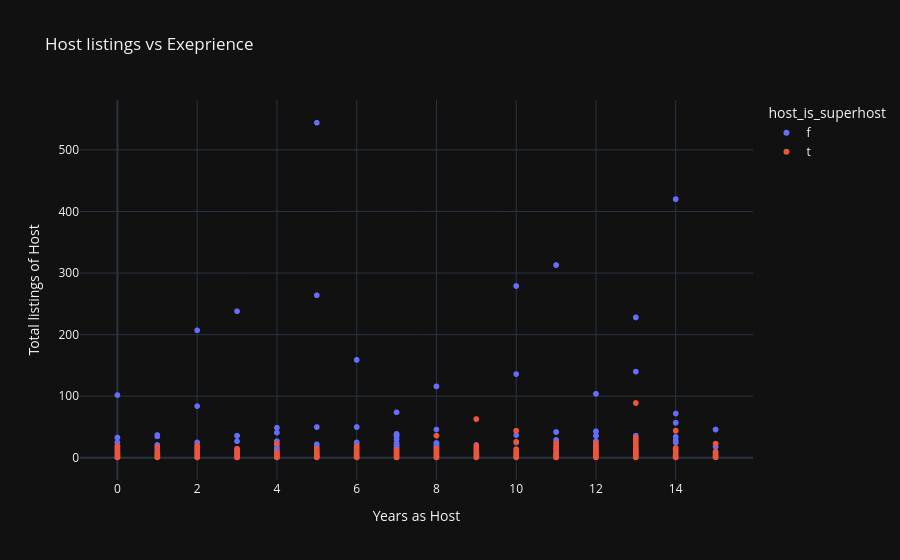

Source (notebook cell):
### Code cell
df_merged=pd.merge(fact_host,
                   dim_host[['host_id','host_is_superhost']],
                   on='host_id',
                   how='left'
                  )
fig=px.scatter(
    df_merged,
    x='hosts_time_as_host_years',
    y='calculated_host_listings_count',
    color='host_is_superhost',
    title='Host listings vs Exeprience',
    labels={'hosts_time_as_host_years':'Years as Host','calculated_host_listings_count': 'Total listings of Host'}
    )
fig.update_layout(template='plotly_dark')
fig.show()

### Figure 1 — Plotly figure (JSON) as saved in the notebook; plotly's stock layout.template omitted (floating-point values rounded to 4 significant figures; data arrays with more than 128 entries replaced by an {"elided": "..."} marker saying what was removed)
{"data": [{"hovertemplate": "host_is_superhost=f<br>Years as Host=%{x}<br>Total listings of Host=%{y}<extra></extra>", "legendgroup": "f", "marker": {"color": "#636efa", "symbol": "circle"}, "mode": "markers", "name": "f", "showlegend": true, "type": "scattergl", "x": {"elided": "4103 float values"}, "xaxis": "x", "y": {"elided": "4103 int values"}, "yaxis": "y"}, {"hovertemplate": "host_is_superhost=t<br>Years as Host=%{x}<br>Total listings of Host=%{y}<extra></extra>", "legendgroup": "t", "marker": {"color": "#EF553B", "symbol": "circle"}, "mode": "markers", "name": "t", "showlegend": true, "type": "scattergl", "x": {"elided": "1559 float values"}, "xaxis": "x", "y": {"elided": "1559 int values"}, "yaxis": "y"}], "layout": {"legend": {"title": {"text": "host_is_superhost"}, "tracegroupgap": 0}, "title": {"text": "Host listings vs Exeprience"}, "xaxis": {"anchor": "y", "domain": [0, 1], "title": {"text": "Years as Host"}}, "yaxis": {"anchor": "x", "domain": [0, 1], "title": {"text": "Total listings of Host"}}}}
